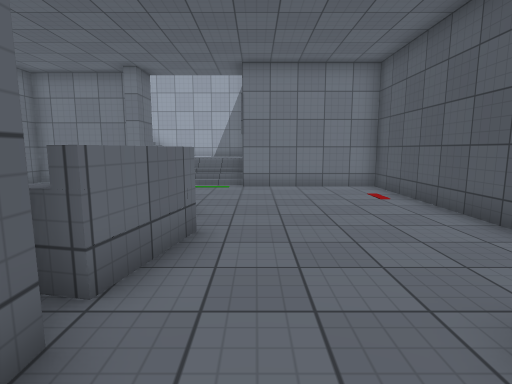
[1] (above)

14 first-person views from a walk through a scene from a Unity 3-D project. The camera is 1.4 m above the floor, tilts 8° down and sees 80° across. The floor is counted in squares, 1 m on a side. Each view is taken from the middle of a square. On the plan, view 1 faces up. The plan holds only what a view shows up to about 14 squares ahead; the rest is blank. The place goes on beyond the plan. The player is left out. Some animated figures are not drawn. Surface patterns are stand-ins for the level's own textures.

[2]
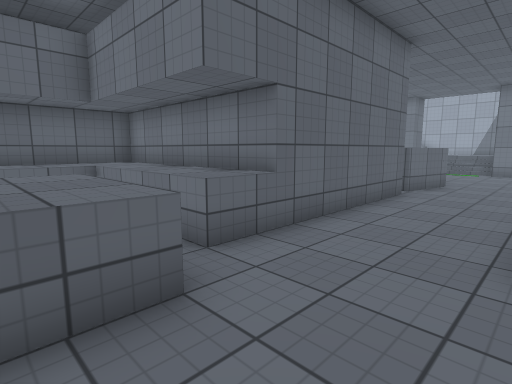

[3]
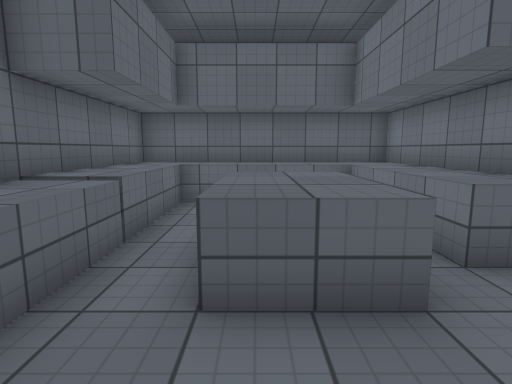

[4]
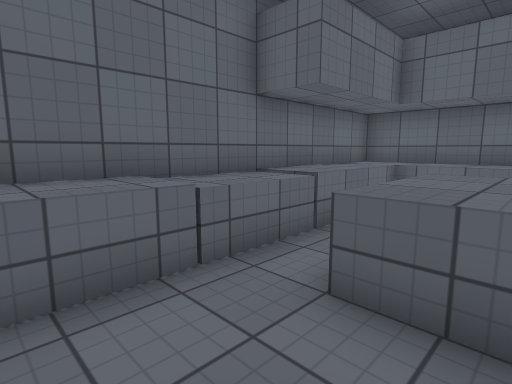

[5]
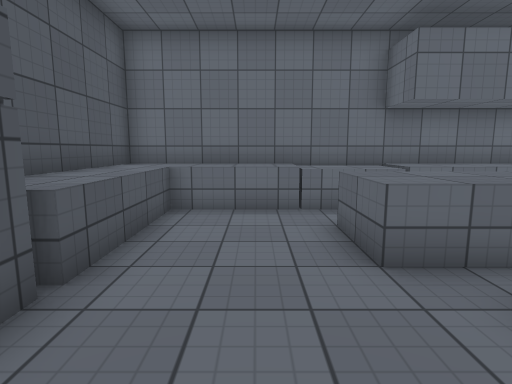

[6]
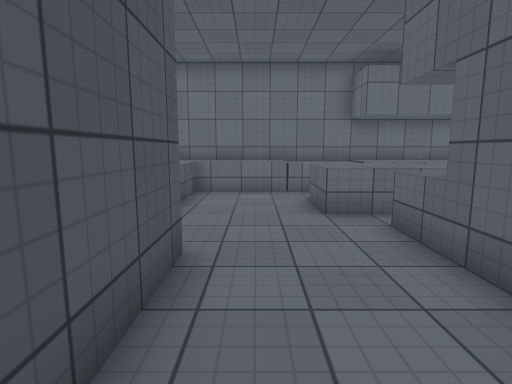

[7]
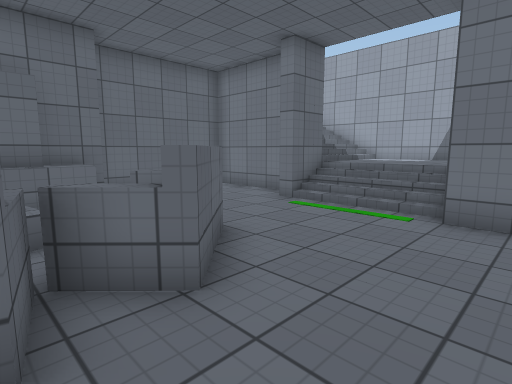

[8]
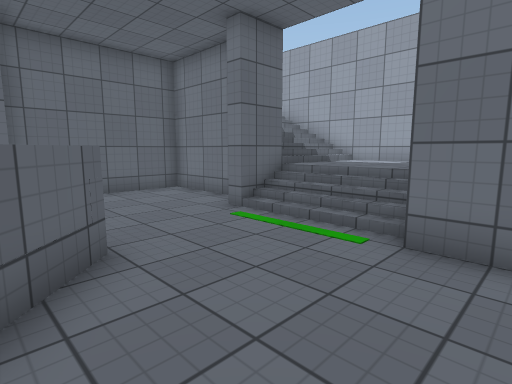

[9]
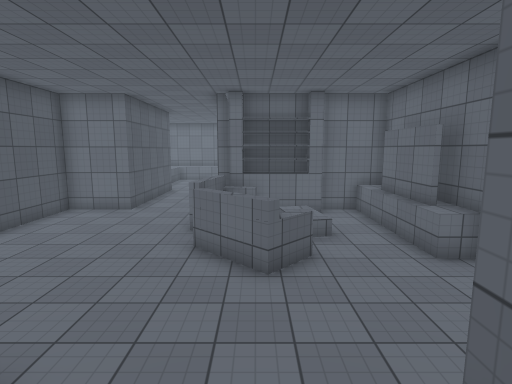

[10]
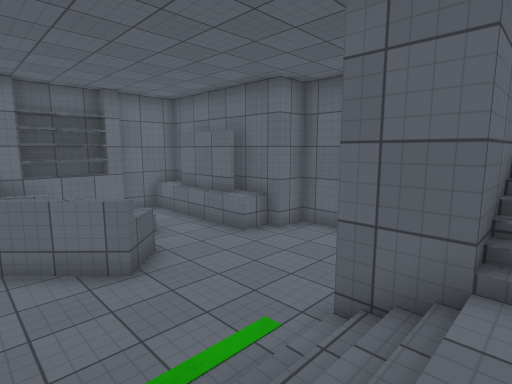

[11]
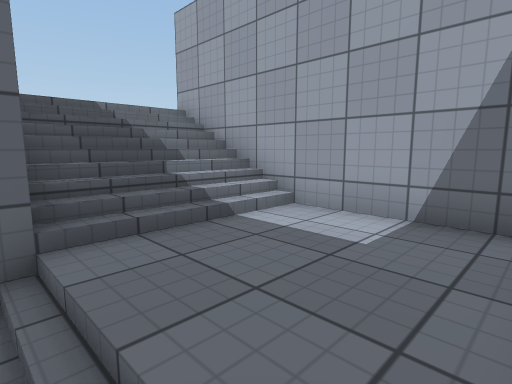

[12]
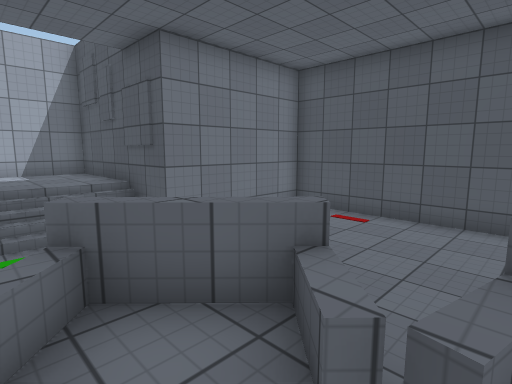

[13]
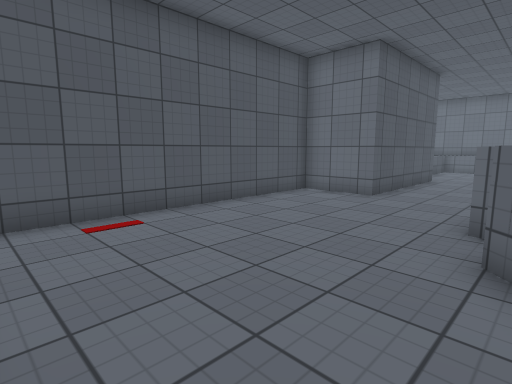

[14]
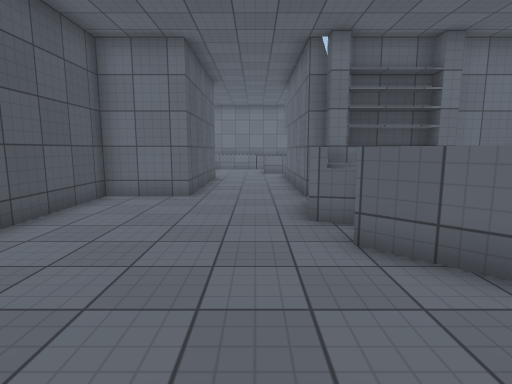

### Floor plan
Key: @ floor where view 1 was taken; # wall or solid block; . main floor; : floor 1 m higher than the main floor; / step, stairs or slope; = window, fence, low wall or low ledge; ^ raised ledge; O other object.
Columns run from 9 left of view 1 to 5 right of it. Each row starts with its distance up from view 1.
 18 ##########
 17  ////::::#
 16  ////::::#
 15  ////::::#
 14  ////::::#
 13 #####////#
 12 #...#////######
 11 #.............#
 10 #.............#
  9 #.............#
  8 ##...#^#......#
  7  #^..=O^......#
  6  #^.///=......#
  5   ^.//.#^.....#
  4   ^.// =#.....#
  3   ^.  =#......#
  2  #^#####...####
  1        #...#
  0        #.@.#
 -1        #...#
 -2        #...#
 -3        #...#
 -4  #######...##
 -5  #^^^^^^....#
 -6  #^^   .....^#
 -7  #^^  ^^^...^^
 -8  #^^  ^^^...^^#
 -9  #^^........^^#
-10  #^^^^^^^^^^^^#
-11  #^^^^^^^^^^^^#
-12  ##############

Where each view was taken, in squares from view 1:
view 1: 0 up, 0 right, facing up
view 2: 8 down, 2 right, facing up-left
view 3: 8 down, 2 right, facing left
view 4: 7 down, 2 right, facing down-left
view 5: 3 down, 1 right, facing down
view 6: 0 up, 1 right, facing down
view 7: 5 up, 1 right, facing up-left
view 8: 7 up, 1 right, facing up-left
view 9: 14 up, 3 left, facing down
view 10: 14 up, 1 left, facing down-left
view 11: 13 up, 1 left, facing up-left
view 12: 5 up, 4 left, facing up-right
view 13: 11 up, 2 left, facing down-right
view 14: 11 up, 0 right, facing down
